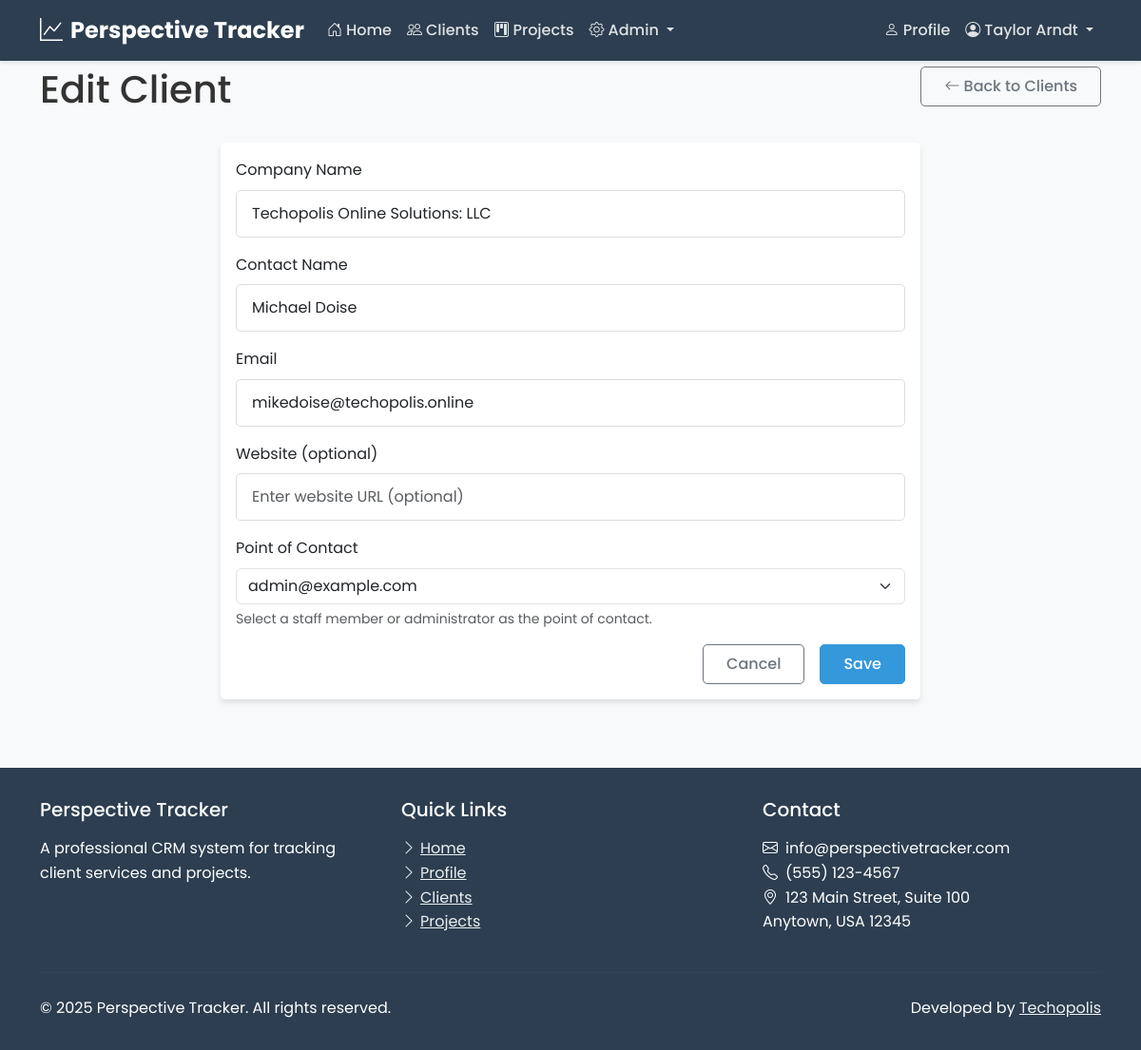
Screenshot of /clients/1/update/ (signed in) with the database file from the repository.
### users/models.py (models this page shows, shortened)
class CustomUser(AbstractUser):
    username = None
    email = models.EmailField(unique=True)
    role = models.ForeignKey(Role, on_delete=models.CASCADE, null=True, blank=True)
    profile_picture = models.ImageField(upload_to='profile_pics/', null=True, blank=True)
    bio = models.TextField(max_length=500, blank=True)
    phone_number = models.CharField(max_length=20, blank=True)
    job_title = models.CharField(max_length=100, blank=True)
    USERNAME_FIELD = 'email'
    REQUIRED_FIELDS = []
    objects = CustomUserManager()
    def __str__(self):
        return self.email

### clients/models.py (models this page shows, shortened)
class Client(models.Model):
    company_name = models.CharField(max_length=255)
    contact_name = models.CharField(max_length=255)
    email = models.EmailField()
    website = models.URLField(blank=True, null=True)
    point_of_contact = models.ForeignKey(
        settings.AUTH_USER_MODEL,
        on_delete=models.SET_NULL,
        null=True,
        related_name='clients_as_poc'
    )
    created_at = models.DateTimeField(auto_now_add=True)
    updated_at = models.DateTimeField(auto_now=True)
    class Meta:
        ordering = ['company_name']

### users/views.py (the view)
    def wrapper(request, *args, **kwargs):
        if has_role(request.user, Role.ADMIN) or has_role(request.user, Role.STAFF):
            return view_func(request, *args, **kwargs)
        return HttpResponseForbidden("You don't have permission to access this page.")

### users/views.py (called while the page is built)
def has_role(user, role_name):
    if user.is_superuser and role_name == Role.ADMIN:
        return True
    return user.is_authenticated and user.role and user.role.name == role_name

def staff_required(view_func):
    def wrapper(request, *args, **kwargs):
        if has_role(request.user, Role.ADMIN) or has_role(request.user, Role.STAFF):
            return view_func(request, *args, **kwargs)
        return HttpResponseForbidden("You don't have permission to access this page.")
    return wrapper

### clients/templates/clients/client_form.html (shortened to what this page needs)
{% extends 'users/base.html' %}
{% block content %}
<div class="container">
    <div class="row mb-4">
        <div class="col-md-8">
            <h1>{{ title }}</h1>
        </div>
        <div class="col-md-4 text-end">
            <a href="{% url 'client_list' %}" class="btn btn-outline-secondary">
                <i class="bi bi-arrow-left"></i> Back to Clients
            </a>
        </div>
    </div>
    <div class="row">
        <div class="col-md-8 offset-md-2">
            <div class="card">
                <div class="card-body">
                    <form method="post">
                        <div class="mb-3">
                            <label for="{{ form.company_name.id_for_label }}" class="form-label">Company Name</label>
                            {{ form.company_name }}
                        </div>
                        <div class="mb-3">
                            <label for="{{ form.contact_name.id_for_label }}" class="form-label">Contact Name</label>
                            {{ form.contact_name }}
                        </div>
                        <div class="mb-3">
                            <label for="{{ form.email.id_for_label }}" class="form-label">Email</label>
                            {{ form.email }}
                        </div>
                        <div class="mb-3">
                            <label for="{{ form.website.id_for_label }}" class="form-label">Website (optional)</label>
                            {{ form.website }}
                        </div>
                        <div class="mb-3">
                            <label for="{{ form.point_of_contact.id_for_label }}" class="form-label">Point of Contact</label>
                            {{ form.point_of_contact }}
                            <div class="form-text">Select a staff member or administrator as the point of contact.</div>
                        </div>
                        <div class="d-grid gap-2 d-md-flex justify-content-md-end">
                            <a href="{% url 'client_list' %}" class="btn btn-outline-secondary me-md-2">Cancel</a>
                            <button type="submit" class="btn btn-primary">Save</button>
                        </div>
                    </form>
                </div>
            </div>
        </div>
    </div>
</div>
{% endblock %}

### users/templates/users/base.html (shortened to what this page needs)
<!DOCTYPE html>
<html lang="en">
<head>
    <link href="https://cdn.jsdelivr.net/npm/bootstrap@5.3.0-alpha1/dist/css/bootstrap.min.css" rel="stylesheet">
    <link rel="stylesheet" href="https://cdn.jsdelivr.net/npm/bootstrap-icons@1.10.3/font/bootstrap-icons.css">
    <link rel="stylesheet" href="/static/css/style.css">
</head>
<body>
    <nav class="navbar navbar-expand-md navbar-dark fixed-top">
        <div class="container">
            <a class="navbar-brand" href="{% url 'home' %}">
                <i class="bi bi-graph-up me-2"></i>Perspective Tracker
            </a>
            <div class="collapse navbar-collapse" id="navbarNav">
                <ul class="navbar-nav me-auto">
                    <li class="nav-item">
                        <a class="nav-link {% if request.path == '/' %}active{% endif %}" href="{% url 'home' %}">
                            <i class="bi bi-house-door me-1"></i>Home
                        </a>
                    </li>
                    {% if user.is_authenticated %}
                        {% if user.is_superuser or user.role.name == 'admin' or user.role.name == 'staff' %}
                            <li class="nav-item">
                                <a class="nav-link {% if '/clients/' in request.path %}active{% endif %}" href="{% url 'client_list' %}">
                                    <i class="bi bi-people me-1"></i>Clients
                                </a>
                            </li>
                            <li class="nav-item">
                                <a class="nav-link {% if '/projects/' in request.path %}active{% endif %}" href="{% url 'projects:project_list' %}">
                                    <i class="bi bi-kanban me-1"></i>Projects
                                </a>
                            </li>
                            {% if user.is_superuser or user.role.name == 'admin' %}
                            <li class="nav-item dropdown">
                                <a class="nav-link dropdown-toggle" href="#" id="adminDropdown" role="button" data-bs-toggle="dropdown" aria-expanded="false">
                                    <i class="bi bi-gear me-1"></i>Admin
                                </a>
                            </li>
                            {% endif %}
                        {% endif %}
                    {% endif %}
                </ul>
                <ul class="navbar-nav">
                    {% if user.is_authenticated %}
                        <li class="nav-item">
                            <a class="nav-link {% if '/profile/' in request.path %}active{% endif %}" href="{% url 'profile' %}">
                                <i class="bi bi-person me-1"></i>Profile
                            </a>
                        </li>
                        <li class="nav-item dropdown">
                            <a class="nav-link dropdown-toggle" href="#" id="navbarDropdown" role="button" data-bs-toggle="dropdown" aria-expanded="false">
                                <i class="bi bi-person-circle me-1"></i>{{ user.first_name }} {{ user.last_name }}
                            </a>
                        </li>
                    {% else %}
                        <li class="nav-item">
                            <a class="nav-link btn btn-outline-light btn-sm ms-2 px-3" href="{% url 'login' %}">
                                <i class="bi bi-box-arrow-in-right me-1"></i>Login
                            </a>
                        </li>
                    {% endif %}
                </ul>
            </div>
        </div>
    </nav>
    <main>
        {% block content %}{% endblock %}
    </main>
    <footer>
        <div class="container">
            <div class="row">
                <div class="col-md-4 mb-4 mb-md-0">
                    <h5 class="mb-3">Perspective Tracker</h5>
                    <p class="mb-0">A professional CRM system for tracking client services and projects.</p>
                </div>
                <div class="col-md-4 mb-4 mb-md-0">
                    <h5 class="mb-3">Quick Links</h5>
                    <ul class="list-unstyled">
                        <li><a href="{% url 'home' %}"><i class="bi bi-chevron-right me-1"></i>Home</a></li>
                        {% if user.is_authenticated %}
                            <li><a href="{% url 'profile' %}"><i class="bi bi-chevron-right me-1"></i>Profile</a></li>
                            {% if user.is_superuser or user.role.name == 'admin' or user.role.name == 'staff' %}
                                <li><a href="{% url 'client_list' %}"><i class="bi bi-chevron-right me-1"></i>Clients</a></li>
                                <li><a href="{% url 'projects:project_list' %}"><i class="bi bi-chevron-right me-1"></i>Projects</a></li>
                            {% endif %}
                        {% else %}
                            <li><a href="{% url 'login' %}"><i class="bi bi-chevron-right me-1"></i>Login</a></li>
                        {% endif %}
                    </ul>
                </div>
                <div class="col-md-4">
                    <h5 class="mb-3">Contact</h5>
                    <ul class="list-unstyled">
                        <li><i class="bi bi-envelope me-2"></i>info@perspectivetracker.com</li>
                        <li><i class="bi bi-telephone me-2"></i>(555) 123-4567</li>
                        <li><i class="bi bi-geo-alt me-2"></i>123 Main Street, Suite 100<br>Anytown, USA 12345</li>
                    </ul>
                </div>
            </div>
            <hr class="mt-4 mb-4" style="border-color: rgba(255,255,255,0.1);">
            <div class="row justify-content-between align-items-center">
                <div class="col-md-6 text-center text-md-start">
                    <p class="mb-0">&copy; {% now "Y" %} Perspective Tracker. All rights reserved.</p>
                </div>
                <div class="col-md-6 text-center text-md-end">
                    <p class="mb-0">Developed by <a href="https://www.techopolis.courses/" target="_blank">Techopolis</a></p>
                </div>
            </div>
        </div>
    </footer>
</body>
</html>

### perspectivetracker/static/css/style.css (style rules this page uses)
:root { --primary-color: #2c3e50; --secondary-color: #3498db; --accent-color: #e74c3c; --light-color: #ecf0f1; --dark-color: #2c3e50; --success-color: #2ecc71; --warning-color: #f39c12; --danger-color: #e74c3c; --text-color: #333; --text-light: #7f8c8d; --border-radius: 5px; --box-shadow: 0 4px 6px rgba(0, 0, 0, 0.1); --transition: all 0.3s ease; }
body { font-family: 'Poppins', sans-serif; color: var(--text-color); line-height: 1.6; background-color: #f8f9fa; padding-top: 70px; }
.navbar { background-color: var(--primary-color) !important; box-shadow: 0 2px 4px rgba(0, 0, 0, 0.1); }
.navbar-brand { font-weight: 700; font-size: 1.5rem; color: white !important; }
.navbar-dark .navbar-nav .nav-link { color: rgba(255, 255, 255, 0.85) !important; font-weight: 500; transition: var(--transition); }
.card { border: none; border-radius: var(--border-radius); box-shadow: var(--box-shadow); transition: var(--transition); margin-bottom: 1.5rem; }
.btn { font-weight: 500; border-radius: var(--border-radius); padding: 0.5rem 1.5rem; transition: var(--transition); }
.btn-primary { background-color: var(--secondary-color); border-color: var(--secondary-color); }
footer { background-color: var(--primary-color); color: white; padding: 2rem 0; margin-top: 3rem; }
footer a { color: var(--light-color); transition: var(--transition); }
.form-control { border-radius: var(--border-radius); padding: 0.75rem 1rem; border: 1px solid #ddd; }

### rows the page displays
CustomUser: first_name "Taylor", last_name "Arndt"
Client: company_name "Techopolis Online Solutions: LLC", contact_name "Michael Doise", email "mikedoise@techopolis.online", point_of_contact "admin@example.com"

### other values shown
{{ title }} "Edit Client"
